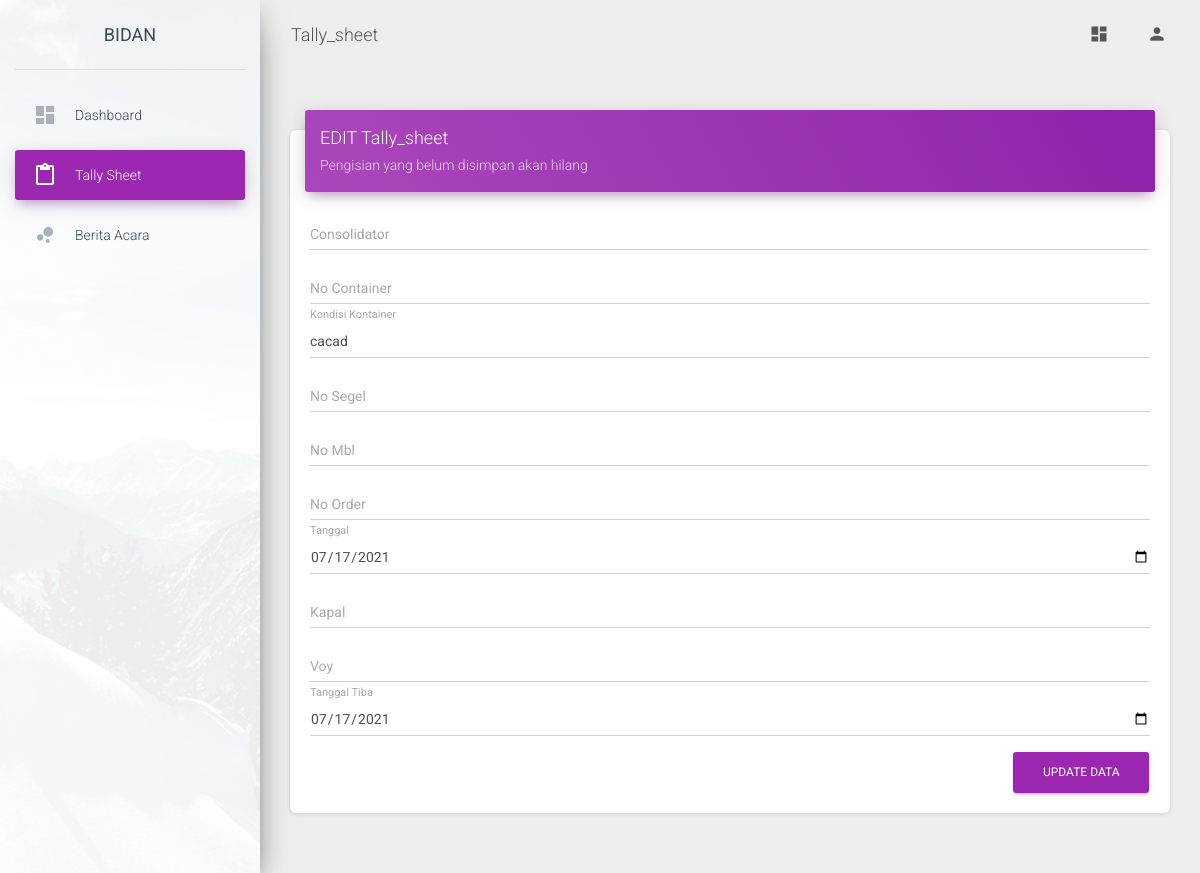
Page /media.php?module=tally_sheet&act=edit&id=1 (signed in) on the committed database.
### tables this page shows
CREATE TABLE `tally_sheet` (
  `id` int(1) NOT NULL,
  `consolidator` varchar(255) NOT NULL,
  `no_container` varchar(255) NOT NULL,
  `kondisi_container` varchar(255) NOT NULL,
  `no_segel` varchar(255) NOT NULL,
  `no_mbl` varchar(255) NOT NULL,
  `no_order` varchar(255) NOT NULL,
  `tanggal` date NOT NULL,
  `kapal` varchar(255) NOT NULL,
  `voy` varchar(255) NOT NULL,
  `tgl_tiba` date NOT NULL
);

### module/tally_sheet/edit.php (the view, shortened to what this page needs)
<?php
$aksi   = "module/".$_GET['module']."/action.php";
$edit=mysqli_fetch_array(mysqli_query($conn,"SELECT * from tally_sheet where id='$_GET[id]'"));
?>
<div class="col-md-12">
  <div class="card">
    <div class="card-header card-header-primary">
      <h4 class="card-title"><?php echo strtoupper($_GET['act']) ?> <?php echo ucwords($_GET['module']) ?></h4>
      <p class="card-category">Pengisian yang belum disimpan akan hilang</p>
    </div>
    <div class="card-body">
      <form action="<?php echo $aksi."?module=".$_GET['module']."&act=".$_GET['act'] ?>" method="POST">
        <div class="row">
          <div class="col-md-12">
            <div class="form-group">
              <label class="bmd-label-floating"><?php echo ucwords('consolidator') ?></label>
              <input type="text" class="form-control" name="consolidator" value="<?php echo $edit['consolidator'] ?>">
            </div>
          </div>
          <div class="col-md-12">
            <div class="form-group">
              <label class="bmd-label-floating"><?php echo ucwords('no container') ?></label>
              <input type="text" class="form-control" name="no_container" value="<?php echo $edit['no_container'] ?>">
            </div>
          </div>
          <div class="col-md-12">
            <div class="form-group">
              <label class="bmd-label-floating"><?php echo ucwords('kondisi kontainer') ?></label>
              <input type="text" class="form-control" name="kondisi_container" value="<?php echo $edit['kondisi_container'] ?>">
            </div>
          </div>
          <div class="col-md-12">
            <div class="form-group">
              <label class="bmd-label-floating"><?php echo ucwords('no segel') ?></label>
              <input type="text" class="form-control" name="no_segel" value="<?php echo $edit['no_segel'] ?>">
            </div>
          </div>
          <div class="col-md-12">
            <div class="form-group">
              <label class="bmd-label-floating"><?php echo ucwords('no mbl') ?></label>
              <input type="text" class="form-control" name="no_mbl" value="<?php echo $edit['no_mbl'] ?>">
            </div>
          </div>
          <div class="col-md-12">
            <div class="form-group">
              <label class="bmd-label-floating"><?php echo ucwords('no order') ?></label>
              <input type="text" class="form-control" name="no_order" value="<?php echo $edit['no_order'] ?>">
            </div>
          </div>
          <div class="col-md-12">
            <div class="form-group">
              <label class="bmd-label-floating"><?php echo ucwords('tanggal') ?></label>
              <input type="date" class="form-control" name="tanggal" value="<?php echo $edit['tanggal'] ?>">
            </div>
          </div>
          <div class="col-md-12">
            <div class="form-group">
              <label class="bmd-label-floating"><?php echo ucwords('kapal') ?></label>
              <input type="text" class="form-control" name="kapal" value="<?php echo $edit['kapal'] ?>">
            </div>
          </div>
           <div class="col-md-12">
            <div class="form-group">
              <label class="bmd-label-floating"><?php echo ucwords('voy') ?></label>
              <input type="text" class="form-control" name="voy" value="<?php echo $edit['voy'] ?>">
            </div>
          </div>
           <div class="col-md-12">
            <div class="form-group">
              <label class="bmd-label-floating"><?php echo ucwords('tanggal tiba') ?></label>
              <input type="date" class="form-control" name="tgl_tiba" value="<?php echo $edit['tgl_tiba'] ?>">
            </div>
          </div>
        </div>
        <button type="submit" class="btn btn-primary pull-right">Update Data</button>
        <div class="clearfix"></div>
      </form>
    </div>
  </div>
</div>

### rows in the picture
tally_sheet: kondisi_container "cacad", tanggal "07/17/2021", tgl_tiba "07/17/2021"

### other values in the picture
$_GET['module'] "Tally_sheet"
$_GET['act'] "EDIT"
